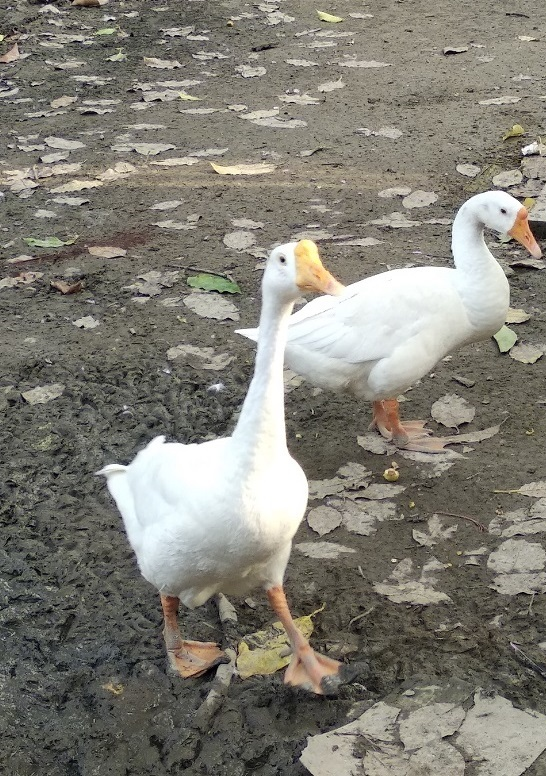
#> input picture image/swans.jpg, 546 x 776 px, found by its file name
$ python Dithering.py
#> lines starting #> are read from the running program, lines starting #| are printed output that depends on the picture
import numpy as np
from PIL import Image
import matplotlib.pylab as pylab
import os

image_path = r"image\swans.jpg"

def plot_image(image, title=''):
    pylab.title(title, size=14)
    pylab.imshow(image)
    pylab.gray()
    pylab.axis('off')

try:
    im = Image.open(image_path).convert('L')
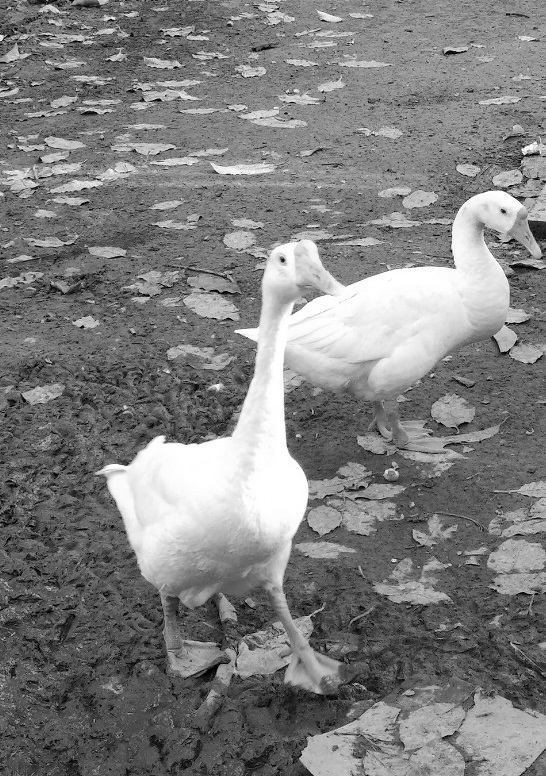
#> im: PIL image 546x776 L; min 0, max 255, mean 126.6
    img = np.array(im, dtype=np.float32)
    h, w = img.shape
#> h = 776; w = 546

    # Floyd-Steinberg Dithering
    for y in range(h):
        for x in range(w):
            old_pixel = img[y, x]   # 의사코드는 x, y로 표현되어 있지만, 행렬 표현은 y, x로 표현
            new_pixel = 255 if old_pixel > 127 else 0  # 임계값 127(작으면 0, 크면 255)
            img[y, x] = new_pixel
            quant_error = old_pixel - new_pixel

            # 주변 픽셀에 양자화 오차 분산 (이미지 경계 체크)
            if x + 1 < w:
                img[y, x + 1] += quant_error * 7 / 16
            if y + 1 < h and x > 0:
                img[y + 1, x - 1] += quant_error * 3 / 16
            if y + 1 < h:
                img[y + 1, x] += quant_error * 5 / 16
            if y + 1 < h and x + 1 < w:
                img[y + 1, x + 1] += quant_error * 1 / 16
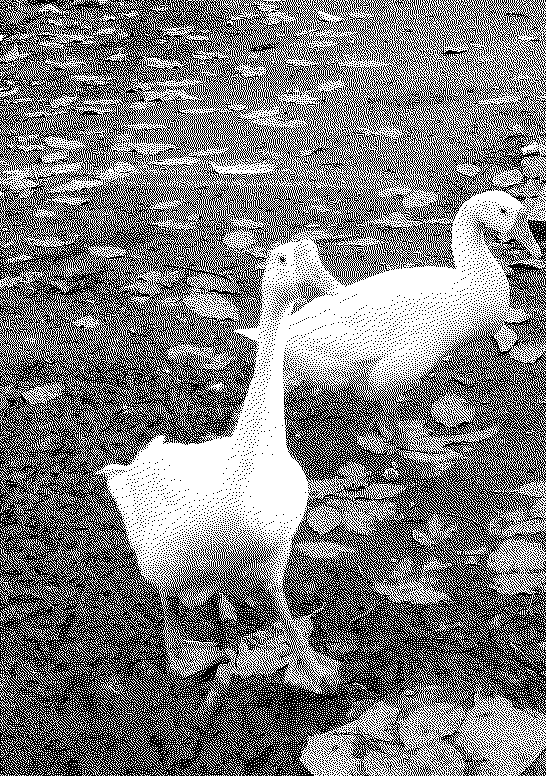
#> img: shape (776, 546) float32; 49.6% white in thin lines or dots

    img_result = np.clip(img, 0, 255).astype(np.uint8)
#> img_result: shape (776, 546); 49.6% white in thin lines or dots
    im_result = Image.fromarray(img_result)

    pylab.figure(figsize=(12, 6))
    pylab.subplot(1, 2, 1)
    plot_image(im, 'Original Grayscale Image')
    pylab.subplot(1, 2, 2)
    plot_image(im_result, 'Floyd-Steinberg Dithered Image')
    pylab.tight_layout()
    pylab.show()

except FileNotFoundError as e:
    print(f"오류: 파일을 찾을 수 없습니다: {e.filename}")
except Exception as e:
    print(f"예상치 못한 오류가 발생했습니다: {e}")
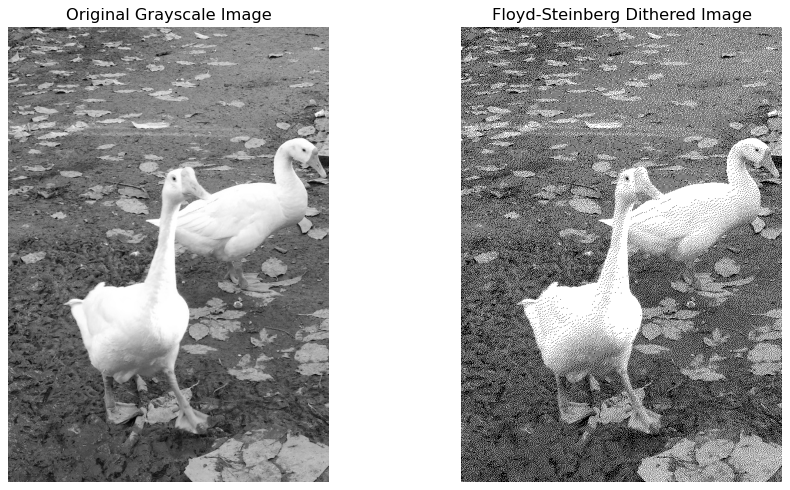
#> figure drawn by matplotlib, 2 panels

$ run again, with image/bisons.jpg copied over image/swans.jpg
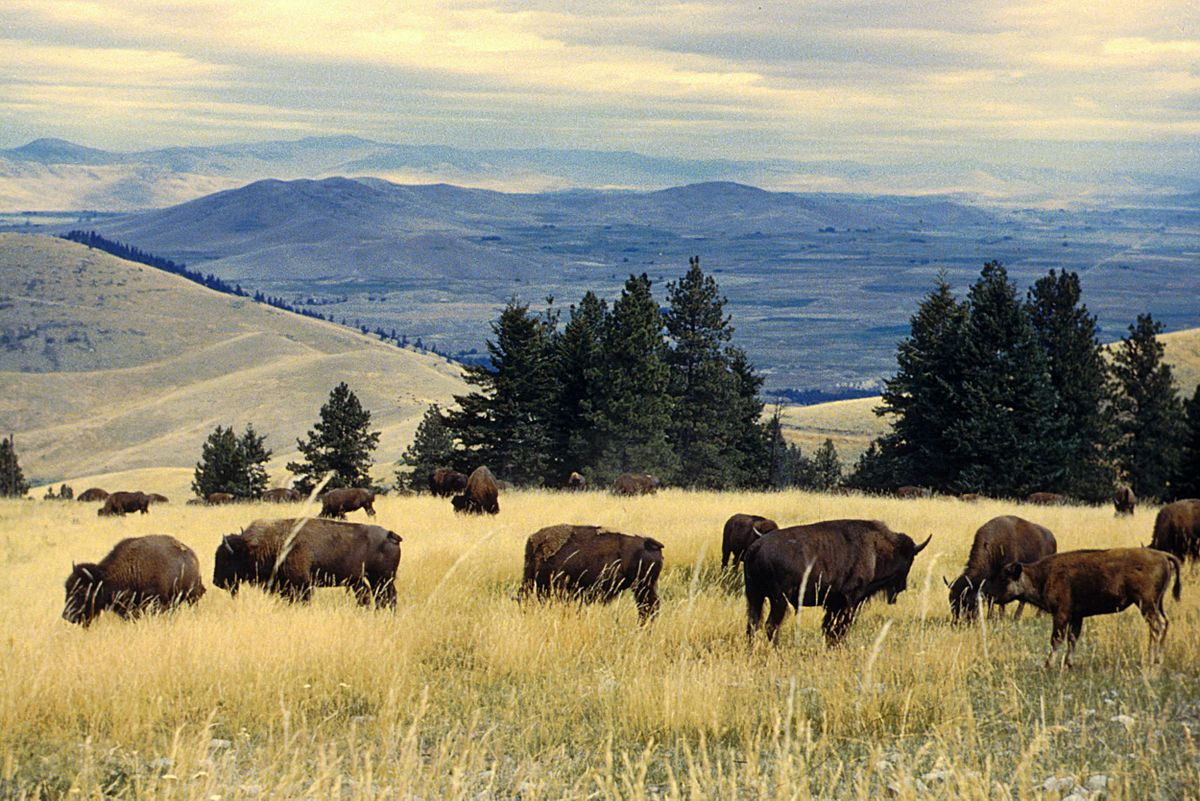
#> input picture image/bisons.jpg, 1200 x 801 px, found by its file name
#> `im = Image.open(image_path).convert('L')`:
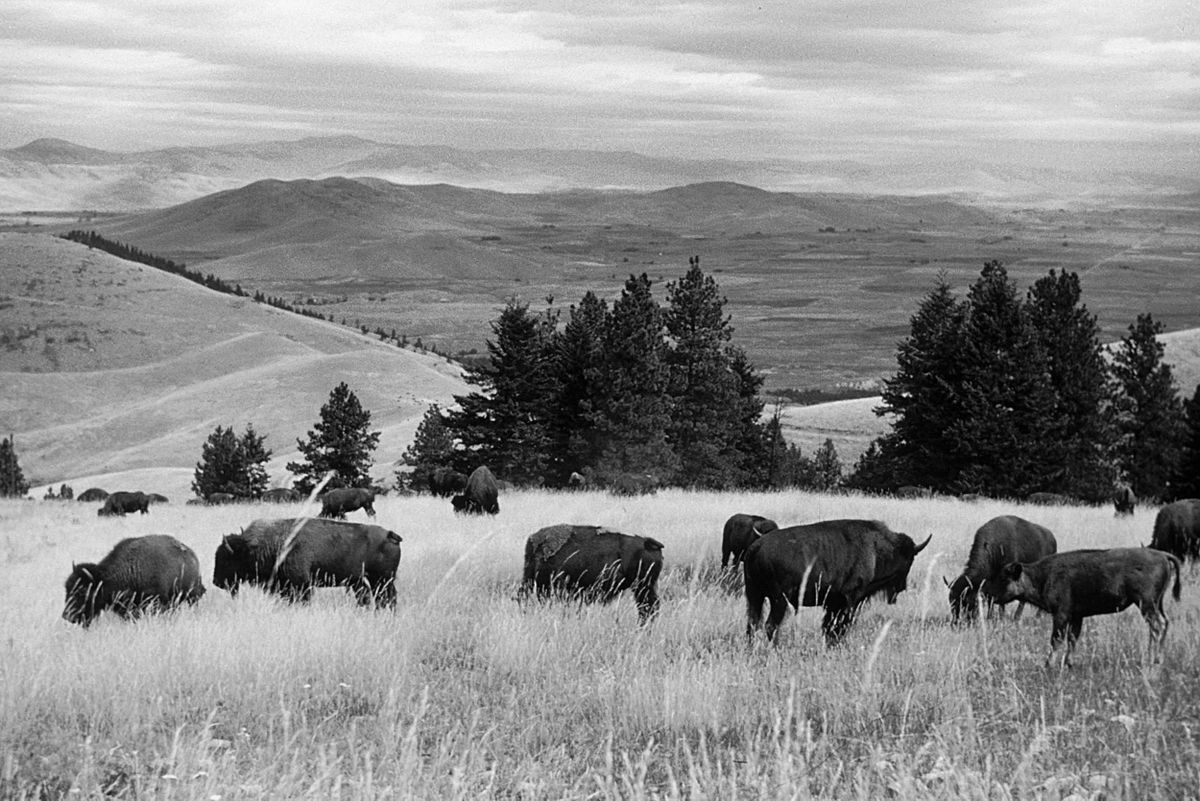
#> im: PIL image 1200x801 L; min 0, max 250, mean 140.8
#> img_result: shape (801, 1200); 55.2% white; black in thin lines or dots
#> `print(f"예상치 못한 오류가 발생했습니다: {e}")`:
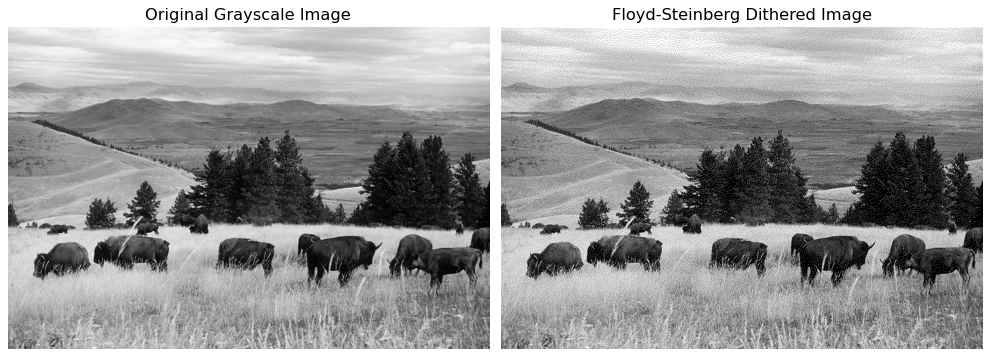
#> figure drawn by matplotlib, 2 panels
